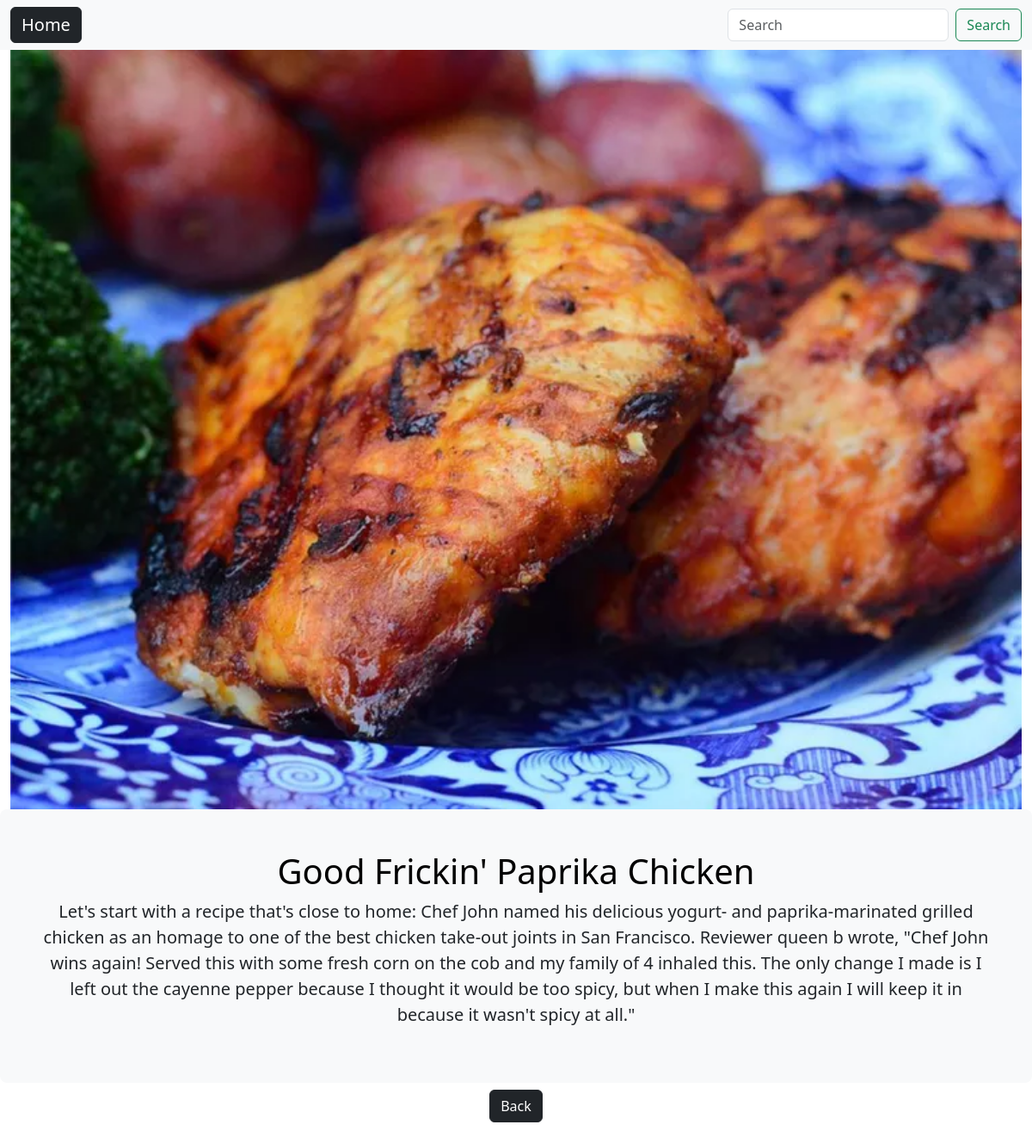
The page /1/recipe_view on the database its author committed.
### recipe_app/models.py (models this page shows, shortened)
class Recipe(models.Model):
    recipe_name = models.CharField(max_length=100)
    recipe = models.TextField(max_length=500)
    recipe_image = models.ImageField(upload_to='recipe_images/',null=True,blank=True)
    created_at = models.DateTimeField(auto_now_add=True)
    updated_at = models.DateTimeField(auto_now=True)

### recipe_app/views.py (the view)
# urls.py: path('<int:recipe_id>/recipe_view',views.view_recipe, name='view_recipe'),
def view_recipe(request,recipe_id):
    recipe = get_object_or_404(Recipe, pk=recipe_id)
    return render(request, 'recipe_app/recipe_view.html',{'recipe':recipe})

### recipe_app/templates/recipe_app/recipe_view.html (shortened to what this page needs)
{% extends "layout.html" %}
{% block content %}
    {% if recipe.recipe_image %}
    <div class="container-fluid">
        <img src="{{recipe.recipe_image.url}}" alt="{{recipe.recipe_name}}" class = "img-fluid w-100">
    </div>
    {% endif %}
    <div class="p-5 text-center bg-body-tertiary rounded-3">
        <h1 class="text-body-emphasis">{{recipe.recipe_name}}</h1>
        <p class="lead">
        {{recipe.recipe}}
        </p>
    </div>
    <div class=" d-flex justfy-content-center align-items-center mt-2 mb-4">
    <a href="{% url "home" %}" class = "btn btn-dark mx-auto ">Back
    </a>
</div>
{% endblock %}

### rows shown on the page
Recipe: recipe_image (picture), recipe_name "Good Frickin' Paprika Chicken", recipe "Let's start with a recipe that's close to home: Chef John named his delicious yogurt- and paprika-marinated grilled chicken as an homage to one of the best chicken take-out joints in San Francisco. Reviewer queen b wrote, \"Chef John wins again! Served this with some fresh corn on the cob and my family of 4 inhaled this. The only change I made is I left out the cayenne pepper because I thought it would be too spicy, but when I make this again I will keep it in because it wasn't spicy at all.\""
